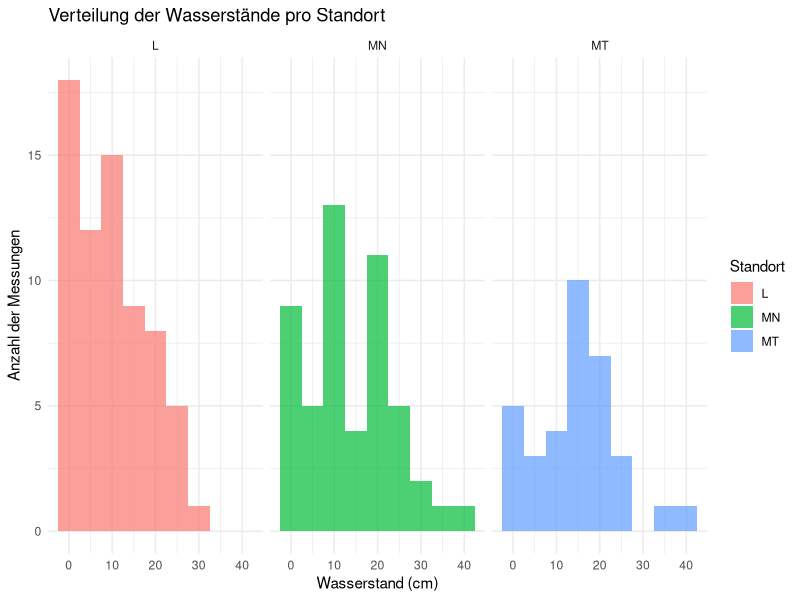
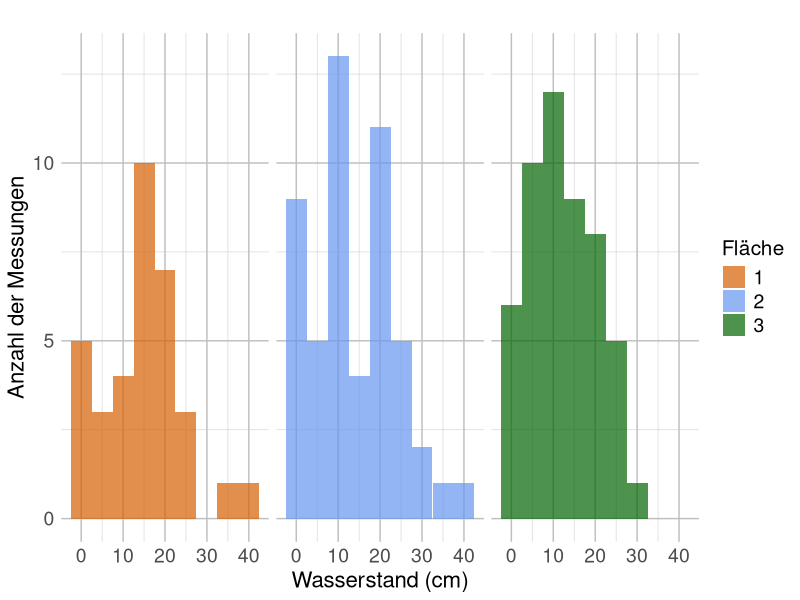
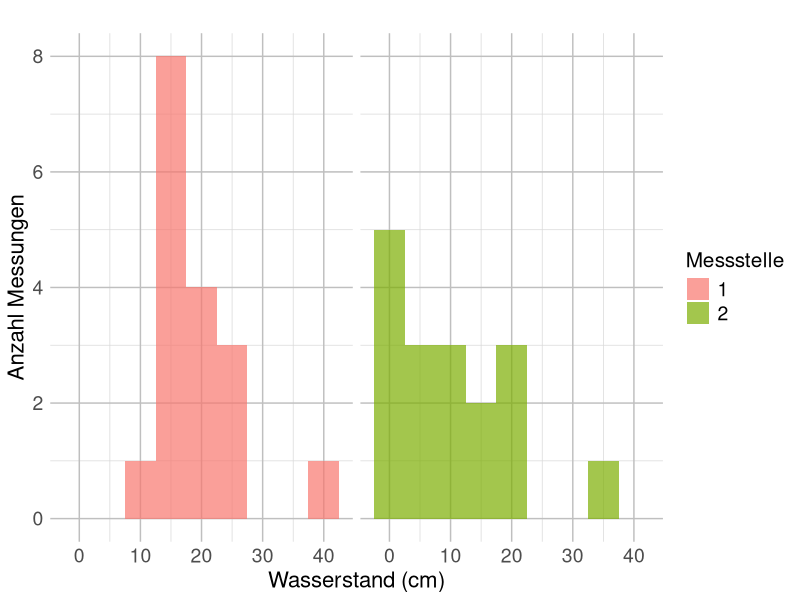
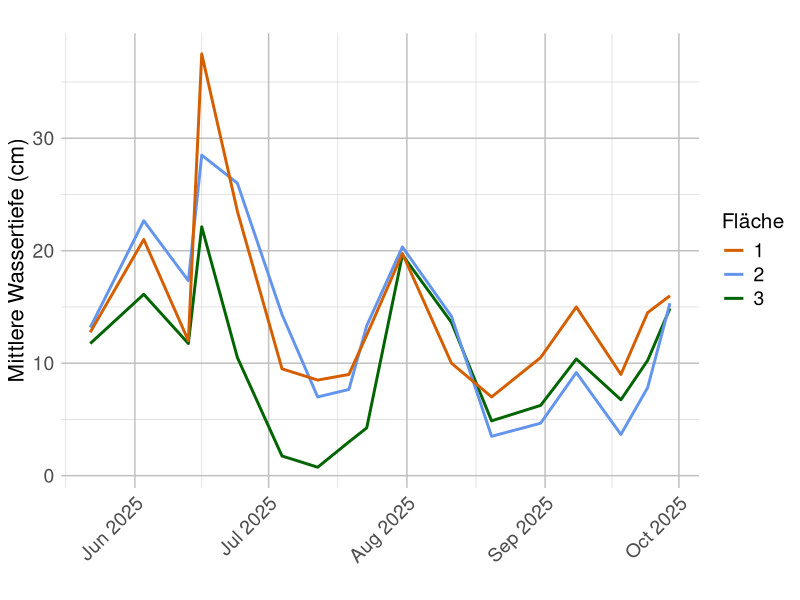
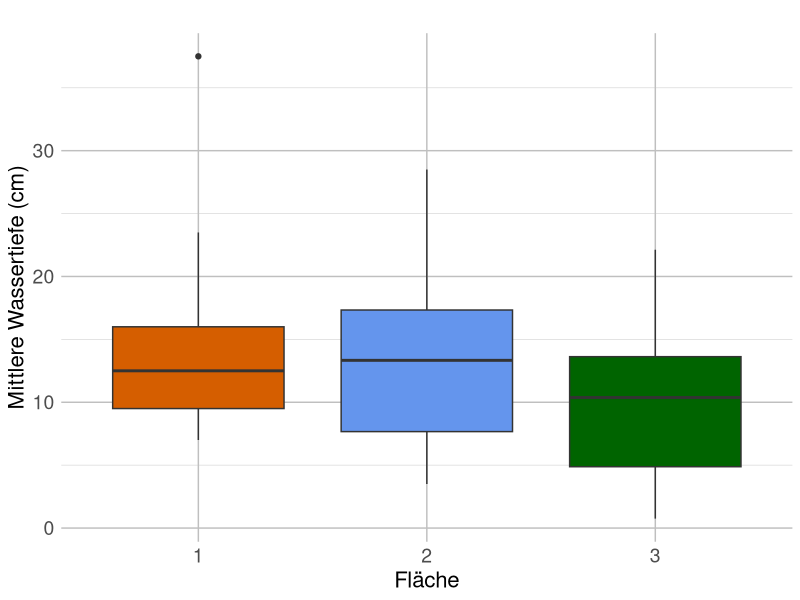
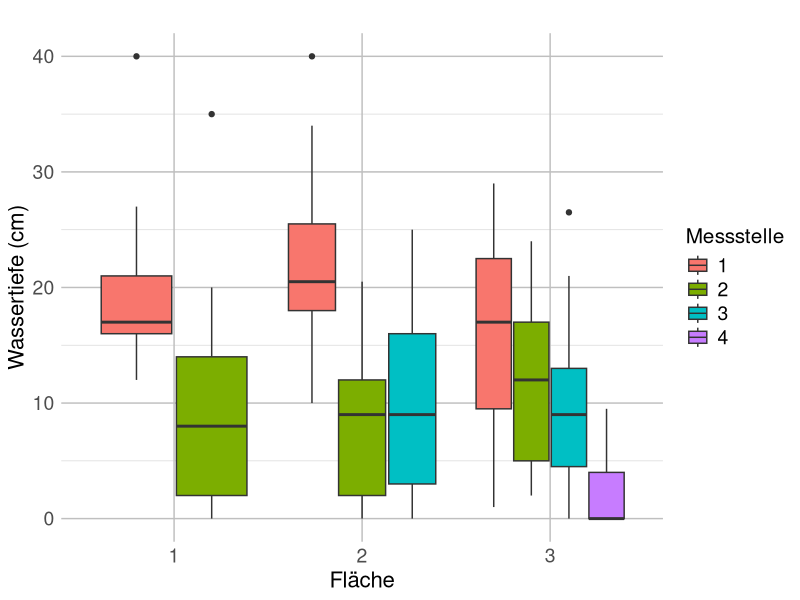
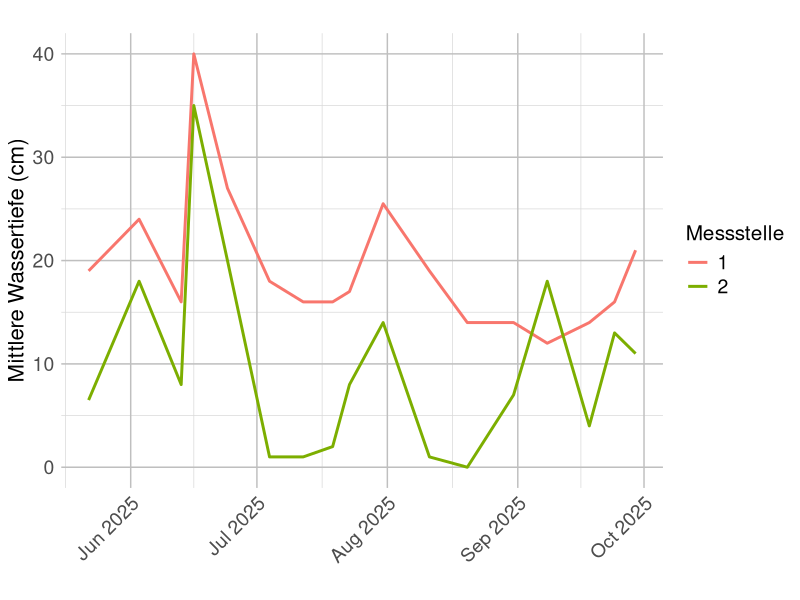
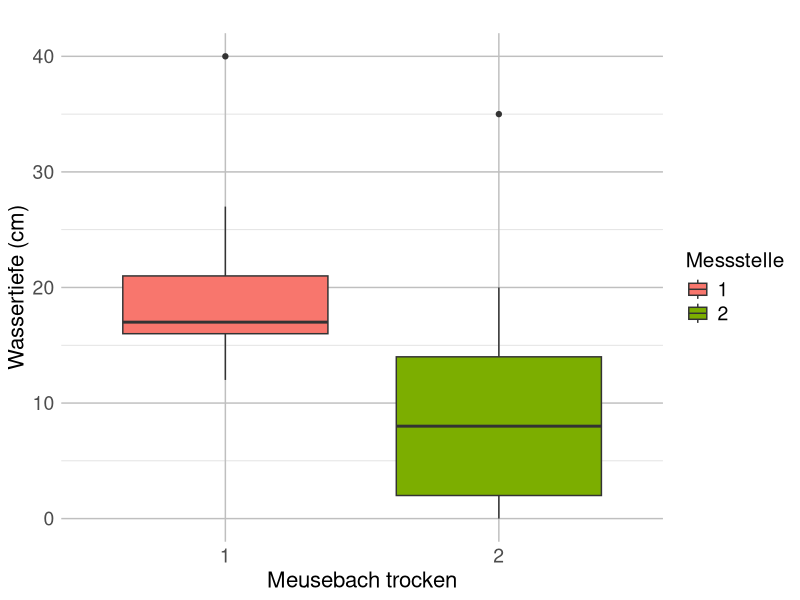

These figures' R source, in order:
## ---- chunk 1
#| output: false
library(readxl)
library(dplyr)
library(ggplot2)
library(lubridate)
library(tidyr)
## ---- chunk 2
Wassertiefen <- read_excel("Tabelle Wassertiefe.xlsx")
summary(Wassertiefen)
str(Wassertiefen)
class(Wassertiefen$Datum)

# Datum als Date konvertieren
Wassertiefen$Datum <- as.Date(Wassertiefen$Datum)

str(Wassertiefen)
class(Wassertiefen$Datum)
## ---- chunk 3
# Statistische Kennzahlen pro Messpunkt und Standort
Kennzahlen_messpunkt <- Wassertiefen %>%
  group_by(Standort, Messpunkt) %>%
  summarise(
    Mittelwert = mean(Wassertiefe, na.rm = TRUE),
    Median = median(Wassertiefe, na.rm = TRUE),
    Std = sd(Wassertiefe, na.rm = TRUE),
    Min = min(Wassertiefe, na.rm = TRUE),
    Max = max(Wassertiefe, na.rm = TRUE),
    Range = max(Wassertiefe, na.rm = TRUE) - min(Wassertiefe, na.rm = TRUE),
  )

Kennzahlen_messpunkt
## ---- chunk 4
# Statistische Kennzahlen pro Standort
Kennzahlen_standort <- Wassertiefen %>%
  #filter(ID != "L4") %>%
  group_by(Standort) %>%
  summarise(
    Mittelwert = mean(Wassertiefe, na.rm = TRUE),
    Median = median(Wassertiefe, na.rm = TRUE),
    Std = sd(Wassertiefe, na.rm = TRUE),
    Min = min(Wassertiefe, na.rm = TRUE),
    Max = max(Wassertiefe, na.rm = TRUE),
    Range = max(Wassertiefe, na.rm = TRUE) - min(Wassertiefe, na.rm = TRUE)
  )

Kennzahlen_standort
## ---- chunk 5
# Mittelwerte pro Tag/ pro Standort berechnen 
WT_mittel <- Wassertiefen %>% 
  group_by(Datum, Standort) %>% 
  summarise(WT_mean = mean(Wassertiefe, na.rm = TRUE)) %>% 
  ungroup()
## ---- chunk 6
# welcher Standort hat die größten Wasserstandsschwankungen?

# Standardabweichung = wie stark der Wasserstand typischerweise um seinen Mittelwert schwankt
# Spannweite des Wasserstands = extremste Unterschiede zwischen dem höchsten und niedrigsten gemessenen Wasserstand
# für die einzelnen Messpunkte auch aus den Kennzahlen_messpunkt ersichtlich

#Schwankung pro Standort (über Tagesmittelwerte)
WT_var_st <- WT_mittel %>%
  group_by(Standort) %>%
  summarise(
    sd_WT = sd(WT_mean, na.rm = TRUE),
    range_WT = max(WT_mean, na.rm = TRUE) - min(WT_mean, na.rm = TRUE)
  ) %>%
  arrange(desc(sd_WT))

WT_var_st
## ---- chunk 7
# welcher Standort hat die meisten trocken gefallenen Tage, welcher die wenigsten (= Beständigkeit des Gewässers/Wasserspiegel)

WT_trocken_mp <- Wassertiefen %>%
  group_by(Standort, Messpunkt) %>%
  summarise(
    trockene_Tage = sum(Wassertiefe <= 1, na.rm = TRUE),
    gesamt_Messungen = n(),
    anteil_trocken = trockene_Tage / gesamt_Messungen
  ) %>%
  arrange(Standort, desc(trockene_Tage))

WT_trocken_mp

## ---- chunk 8
# Histogramm zur Häufigkeit der Wasserstände je Standort 
ggplot(Wassertiefen, aes(x = Wassertiefe, fill = Standort)) +
  geom_histogram(binwidth = 5, alpha = 0.7) +
  facet_wrap(~Standort) +
  theme_minimal() +
  labs(title = "Verteilung der Wasserstände pro Standort",
       x = "Wasserstand (cm)",
       y = "Anzahl der Messungen")

# Histogramm zur Häufigkeit der Wasserstände je Standort ohne Messpunkt 4 bei Lihtenau 
ggplot(
  Wassertiefen %>%
    filter(!(Standort == "L" & Messpunkt == 4)) %>%
    mutate(Standort = factor(Standort, levels = c("MT", "MN", "L"))),
  aes(x = Wassertiefe, fill = Standort)
) +
  geom_histogram(binwidth = 5, alpha = 0.7) +
  facet_wrap(~Standort) +
  labs(
    title = "",
    x = "Wasserstand (cm)",
    y = "Anzahl der Messungen",
    fill = "Fläche"              
  ) +
  scale_fill_manual(
    values = c(
      "MT" = "#D55E00",
      "MN" = "#6495ED",
      "L"  = "#006400"
    ),
    labels = c(                  
      "MT" = "1",
      "MN" = "2",
      "L"  = "3"
    )
  ) +
  theme(
    axis.title.x = element_text(size = 16),
    axis.title.y = element_text(size = 16),
    
    axis.text.x = element_text(size = 14),
    axis.text.y = element_text(size = 14),
    
    legend.title = element_text(size = 15),
    legend.text = element_text(size = 14),
    
    panel.grid.major = element_line(color = "grey75"),
    panel.grid.minor = element_line(color = "grey85"),
    
    axis.ticks = element_blank(),
    
    panel.background = element_rect(fill = "white", color = NA),
    
    strip.background = element_blank(),  # graue Balken entfernen
    strip.text = element_blank()         # MT/MN/L entfernen
  )
## ---- chunk 9
# Histogramm zur Häufigkeit der Wasserstände je Messpunkt und Standort 
Wassertiefen$Standort <- as.factor(Wassertiefen$Standort)
Wassertiefen$Messpunkt <- as.factor(Wassertiefen$Messpunkt)

standort_L <- Wassertiefen %>% 
  filter(Standort == "L")
standort_L <- Wassertiefen %>%
  filter(Standort == "L", Messpunkt != "4")#ohne Messpunkt 4 (verzerrt Daten)
standort_MN <- Wassertiefen %>% 
  filter(Standort == "MN")
standort_MT <- Wassertiefen %>% 
  filter(Standort == "MT")

ggplot(standort_MT, aes(x = Wassertiefe, fill = factor(Messpunkt))) +
  geom_histogram(binwidth = 5, alpha = 0.7) +
  facet_wrap(~Messpunkt) +
  labs(
    title = "",
    x = "Wasserstand (cm)",
    y = "Anzahl Messungen",
    fill = "Messstelle"
  ) +
  scale_fill_manual(
    values = c(
      "1" = "#F8766D",
      "2" = "#7CAE00",
      "3" = "#00BFC4",
      "4" = "#C77CFF"
    )
  ) +
  theme(
    axis.title.x = element_text(size = 16),
    axis.title.y = element_text(size = 16),
    
    axis.text.x = element_text(size = 14),
    axis.text.y = element_text(size = 14),
    
    legend.title = element_text(size = 15),
    legend.text = element_text(size = 14),
    
    panel.grid.major = element_line(color = "grey75"),
    panel.grid.minor = element_line(color = "grey85"),
    
    axis.ticks = element_blank(),
    
    panel.background = element_rect(fill = "white", color = NA),
    
    strip.background = element_blank(),
    strip.text = element_blank()
  )
## ---- chunk 10
#ggsave(
#  "Histogramm_Häufigkeit der Wasserstände_Fläche 3 (ohne MS4).png",
#  width = 10,
#  height = 6,
#  dpi = 300
#)
## ---- chunk 11
# Liniendiagramm - Jahresverlauf
# Zeitlicher Verlauf der mittleren Wassertiefe nach Standort

ggplot(WT_mittel, aes(x = Datum, y = WT_mean, color = Standort)) +
  geom_line(linewidth = 1) +
  #geom_point(size = 2) +
  labs(
    title = "",
    x = "",
    y = "Mittlere Wassertiefe (cm)",
    color = "Fläche"
  ) +
  scale_color_manual(
    breaks = c("MT", "MN", "L"),
    values = c(
      "MT" = "#D55E00",
      "MN" = "#6495ED",
      "L"  = "#006400"
    ),
    labels = c(
      "MT" = "1",
      "MN" = "2",
      "L"  = "3"
    )
  ) +
  theme(
    axis.title.x = element_text(size = 16),
    axis.title.y = element_text(size = 16),

    axis.text.x = element_text(angle = 45, hjust = 1, size = 14),
    axis.text.y = element_text(size = 14),

    legend.title = element_text(size = 15),
    legend.text = element_text(size = 14),

    panel.grid.major = element_line(color = "grey75"),
    panel.grid.minor = element_line(color = "grey85"),

    axis.ticks = element_blank(),

    panel.background = element_rect(fill = "white", color = NA)
  ) +
  scale_x_date(
    date_breaks = "1 month",
    date_labels = "%b %Y"
  )
## ---- chunk 12
#ggsave(
  #"Zeitlicher Verlauf der mittleren Wassertiefe nach Standort.png",
  #width = 10,
  #height = 6,
  #dpi = 300
#)
## ---- chunk 13
# Boxplot pro Standort, Mittelwert der verschiedenen Messpunkte

ggplot(WT_mittel, aes(x = factor(Standort,levels = c("MT", "MN", "L")), y = WT_mean, fill = Standort)) +
  geom_boxplot() +
  labs(
    title = "",
    x = "Fläche",
    y = "Mittlere Wassertiefe (cm)"
  ) +
  scale_x_discrete(labels = c(
    "MT" = "1",
    "MN" = "2",
    "L"  = "3"
  )) +
  scale_fill_manual(
    values = c(
      "MT" = "#D55E00",
      "MN" = "#6495ED",
      "L"  = "#006400"
    )
  ) +
  theme(
    axis.title.x = element_text(size = 16),
    axis.title.y = element_text(size = 16),

    axis.text.x = element_text(size = 14),
    axis.text.y = element_text(size = 14),

    legend.position = "none",   

    panel.grid.major = element_line(color = "grey75"),
    panel.grid.minor = element_line(color = "grey85"),

    axis.ticks = element_blank(),

    panel.background = element_rect(fill = "white", color = NA)
  )
## ---- chunk 14
#ggsave(
  #"Boxplot_Vergleich der Flächen.png",
  #width = 10,
  #height = 6,
  #dpi = 300
#)
## ---- chunk 15
# Boxplot pro Standort, Messpunkte farblich unterscheiden
# Vergleich der Wassertiefen nach Standort und Messstelle (Mai–Sep 2025)

ggplot(Wassertiefen,
       aes(x = factor(Standort, levels = c("MT", "MN", "L")),
           y = Wassertiefe,
           fill = factor(Messpunkt))) +

  geom_boxplot(position = position_dodge(0.8)) +

  labs(
    title = "",
    x = "Fläche",
    y = "Wassertiefe (cm)",
    fill = "Messstelle"
  ) +

  scale_x_discrete(labels = c(
    "MT" = "1",
    "MN" = "2",
    "L"  = "3"
  )) +

  theme(
    axis.title.x = element_text(size = 16),
    axis.title.y = element_text(size = 16),

    axis.text.x = element_text(size = 14),
    axis.text.y = element_text(size = 14),

    legend.title = element_text(size = 15),
    legend.text = element_text(size = 14),

    panel.grid.major = element_line(color = "grey75"),
    panel.grid.minor = element_line(color = "grey85"),

    axis.ticks = element_blank(),

    panel.background = element_rect(fill = "white", color = NA)
  )
## ---- chunk 16
#ggsave(
  #"Boxplot_Vergleich der Wassertiefen nach Standort und Messstelle.png",
  #width = 10,
  #height = 6,
  #dpi = 300
#)
## ---- chunk 17
#### Jahresverlauf - Liniendiagramm
plot_lin1 <- function(df, st, titel = NULL) {
  
  # Daten nach Standort filtern
  df_sub1 <- df %>% filter(Standort == st)

  ggplot(df_sub1, aes(x = Datum, y = Wassertiefe, color = factor(Messpunkt))) +
    geom_line(linewidth = 1) +
    #geom_point(size = 2) +
    
    labs(
      title = titel,
      x = "",
      y = "Mittlere Wassertiefe (cm)",
      color = "Messstelle"
    ) +
    
    scale_x_date(
      date_breaks = "1 month",
      date_labels = "%b %Y"
    ) +
    scale_color_manual(
  values = c(
    "1" = "#F8766D",
    "2" = "#7CAE00",
    "3" = "#00BFC4",
    "4" = "#C77CFF"
  )
  ) +
    
    theme(
      axis.title.x = element_text(size = 16),
      axis.title.y = element_text(size = 16),

      axis.text.x = element_text(angle = 45, hjust = 1, size = 14),
      axis.text.y = element_text(size = 14),

      legend.title = element_text(size = 15),
      legend.text = element_text(size = 14),

      panel.grid.major = element_line(color = "grey75"),
      panel.grid.minor = element_line(color = "grey85"),

      axis.ticks = element_blank(),

      panel.background = element_rect(fill = "white", color = NA)
    )
}
## ---- chunk 18
#### Unterschiede zw. den Messstellen - Boxplot 
plot_box <- function(df, st, titel=NULL, x_name=NULL) {
  
  # Daten filtern
  df_sub2 <- df %>% filter(Standort == st)
  
  # x-Achsenname setzen, falls NULL
  if (is.null(x_name)) {
    x_name <- "Messpunkt"  # Standard
  }
  
  ggplot(df_sub2, aes(x = factor(Messpunkt), y = Wassertiefe, fill = factor(Messpunkt))) +
    geom_boxplot() +
    labs(
      title = titel,
      x = x_name,           # hier wird der flexible Name verwendet
      y = "Wassertiefe (cm)",
      fill = "Messstelle"
    ) +
    scale_fill_manual(
  values = c(
    "1" = "#F8766D",
    "2" = "#7CAE00",
    "3" = "#00BFC4",
    "4" = "#C77CFF"
  )
  ) +
    theme(
      axis.title.x = element_text(size = 16),
      axis.title.y = element_text(size = 16),

      axis.text.x = element_text(size = 14),
      axis.text.y = element_text(size = 14),

      legend.title = element_text(size = 15),
      legend.text = element_text(size = 14),

      panel.grid.major = element_line(color = "grey75"),
      panel.grid.minor = element_line(color = "grey85"),

      axis.ticks = element_blank(),

      panel.background = element_rect(fill = "white", color = NA)
    )
}

## ---- chunk 19
plot_lin1(Wassertiefen, "MT", titel="")
## ---- chunk 20
# Boxplot
plot_box(Wassertiefen, st="MT",
         titel="",
         x_name="Meusebach trocken")
## ---- chunk 21
# Liniendiagramm
plot_lin1(Wassertiefen, "MN", titel="")
## ---- chunk 22
# Boxplot
plot_box(Wassertiefen, st="MN",
         titel="",
         x_name="Meusebach nass")
## ---- chunk 23
# Liniendiagramm
plot_lin1(Wassertiefen, "L", titel="")
## ---- chunk 24
# Boxplot
plot_box(Wassertiefen, st="L",
         titel="",
         x_name="Lichtenau")
